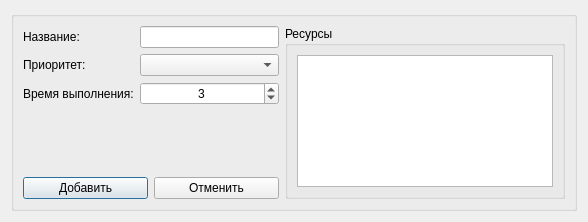
<?xml version="1.0" encoding="UTF-8"?>
<ui version="4.0">
 <class>TaskDialog</class>
 <widget class="QDialog" name="TaskDialog">
  <property name="geometry">
   <rect>
    <x>0</x>
    <y>0</y>
    <width>588</width>
    <height>222</height>
   </rect>
  </property>
  <property name="windowTitle">
   <string>Добавить процесс</string>
  </property>
  <property name="autoFillBackground">
   <bool>false</bool>
  </property>
  <layout class="QGridLayout" name="gridLayout_2">
   <item row="0" column="2">
    <widget class="QGroupBox" name="groupBox">
     <property name="title">
      <string/>
     </property>
     <layout class="QGridLayout" name="gridLayout">
      <item row="0" column="1">
       <widget class="QGroupBox" name="groupBox_2">
        <property name="title">
         <string>Ресурсы</string>
        </property>
        <layout class="QGridLayout" name="gridLayout_3">
         <item row="0" column="0">
          <widget class="QListWidget" name="lstAvailableResources">
           <property name="selectionMode">
            <enum>QAbstractItemView::MultiSelection</enum>
           </property>
           <property name="sortingEnabled">
            <bool>false</bool>
           </property>
          </widget>
         </item>
        </layout>
       </widget>
      </item>
      <item row="0" column="0">
       <layout class="QGridLayout" name="gridLayout_4">
        <item row="3" column="1">
         <layout class="QGridLayout" name="gridLayout_5">
          <item row="1" column="0">
           <widget class="QLabel" name="label_2">
            <property name="text">
             <string>Приоритет:</string>
            </property>
           </widget>
          </item>
          <item row="2" column="0">
           <widget class="QLabel" name="label_3">
            <property name="text">
             <string>Время выполнения:</string>
            </property>
           </widget>
          </item>
          <item row="0" column="1">
           <widget class="QLineEdit" name="edtTaskName"/>
          </item>
          <item row="0" column="0">
           <widget class="QLabel" name="label">
            <property name="text">
             <string>Название:</string>
            </property>
           </widget>
          </item>
          <item row="1" column="1">
           <widget class="QComboBox" name="cmbTaskPriority"/>
          </item>
          <item row="2" column="1">
           <widget class="QSpinBox" name="spbTaskTime">
            <property name="alignment">
             <set>Qt::AlignCenter</set>
            </property>
            <property name="minimum">
             <number>1</number>
            </property>
            <property name="maximum">
             <number>300</number>
            </property>
            <property name="value">
             <number>3</number>
            </property>
           </widget>
          </item>
         </layout>
        </item>
        <item row="8" column="1">
         <layout class="QGridLayout" name="gridLayout_6">
          <item row="0" column="1">
           <widget class="QPushButton" name="btnAdd">
            <property name="text">
             <string>Добавить</string>
            </property>
           </widget>
          </item>
          <item row="0" column="2">
           <widget class="QPushButton" name="btnCancel">
            <property name="text">
             <string>Отменить</string>
            </property>
           </widget>
          </item>
         </layout>
        </item>
        <item row="5" column="1">
         <spacer name="verticalSpacer">
          <property name="orientation">
           <enum>Qt::Vertical</enum>
          </property>
          <property name="sizeHint" stdset="0">
           <size>
            <width>20</width>
            <height>40</height>
           </size>
          </property>
         </spacer>
        </item>
       </layout>
      </item>
     </layout>
    </widget>
   </item>
  </layout>
 </widget>
 <resources/>
 <connections>
  <connection>
   <sender>btnAdd</sender>
   <signal>clicked()</signal>
   <receiver>TaskDialog</receiver>
   <slot>accept()</slot>
   <hints>
    <hint type="sourcelabel">
     <x>85</x>
     <y>189</y>
    </hint>
    <hint type="destinationlabel">
     <x>293</x>
     <y>110</y>
    </hint>
   </hints>
  </connection>
  <connection>
   <sender>btnCancel</sender>
   <signal>clicked()</signal>
   <receiver>TaskDialog</receiver>
   <slot>reject()</slot>
   <hints>
    <hint type="sourcelabel">
     <x>220</x>
     <y>189</y>
    </hint>
    <hint type="destinationlabel">
     <x>293</x>
     <y>110</y>
    </hint>
   </hints>
  </connection>
 </connections>
</ui>
